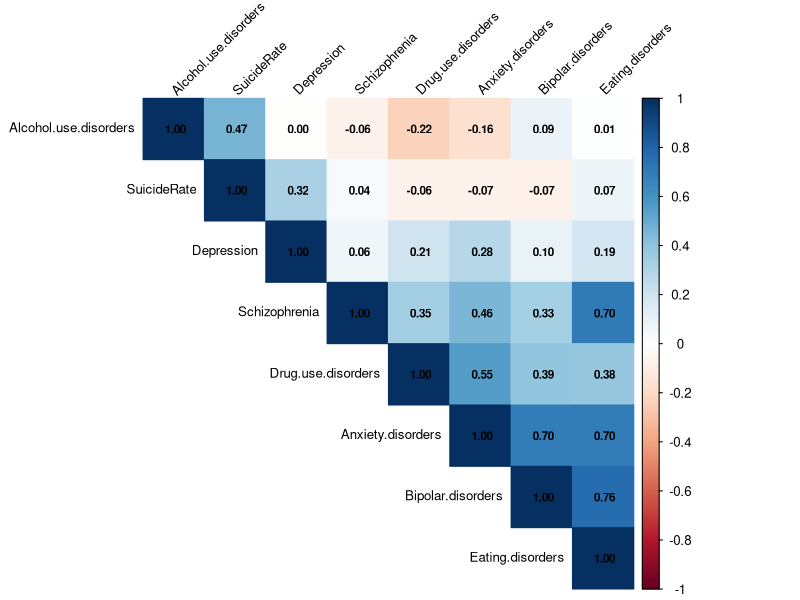
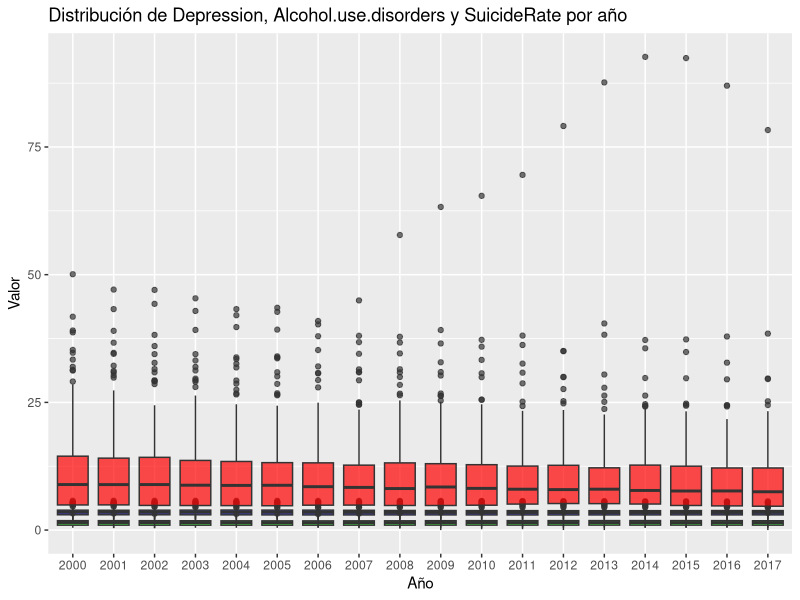

Write the R code that produced these figures, in order.
## ---- chunk 1
data <- read.csv("data/dataMH.csv")
head(data)
## ---- chunk 2
data <- subset(data, select = -c(Code, DIM_SEX))
head(data)
## ---- chunk 3
library(dplyr)
library(corrplot)

# Cambia el nombre de la columna
data <- data %>% rename(SuicideRate = VALUE_NUMERIC)

# Selecciona las columnas relevantes
data_total <- data[, c("Schizophrenia", "Bipolar.disorders", "Eating.disorders", "Anxiety.disorders", "Drug.use.disorders", "Depression", "Alcohol.use.disorders", "SuicideRate")]

# Calcula la matriz de correlación
correlation_matrix <- cor(data_total, use = "pairwise.complete.obs")

# Visualización con corrplot
corrplot(correlation_matrix, method = "color", type = "upper", order = "hclust", 
         tl.cex = 0.8, tl.col = "black", tl.srt = 45, addCoef.col = "black", number.cex = 0.7)
## ---- chunk 4
# Suponiendo que tu conjunto de datos se llama 'data'
correlation_alcohol_suicide <- cor(data$Alcohol.use.disorders, data$SuicideRate, use = "complete.obs")

# Realiza un contraste de hipótesis para la correlación
test_result <- cor.test(data$Alcohol.use.disorders, data$SuicideRate, method = "pearson")

# Imprime el resultado del contraste de hipótesis
print(test_result)
## ---- chunk 5
# Suponiendo que tu conjunto de datos se llama 'data'

# Realiza un contraste de hipótesis para la correlación entre "Depression" y "SuicideRate"
test_result_depression_suicide <- cor.test(data$Depression, data$SuicideRate, method = "pearson")

# Imprime el resultado del contraste de hipótesis
print(test_result_depression_suicide)
## ---- chunk 6
# Suponiendo que ya tienes un conjunto de datos llamado 'data'
# Y que deseas crear un nuevo dataset con las columnas específicas

# Selecciona las columnas necesarias
nuevo_dataset <- data[, c("Year", "Depression", "Alcohol.use.disorders", "SuicideRate")]

# Muestra las primeras filas del nuevo dataset
head(nuevo_dataset)
## ---- chunk 7
# Suponiendo que ya tienes un conjunto de datos llamado 'data'

library(dplyr)

# Agrupa por año y calcula la media para cada variable
nuevo_dataset_agrupado <- data %>%
  group_by(Year) %>%
  summarise(
    Media_Depression = mean(Depression, na.rm = TRUE),
    Media_Alcohol_use_disorders = mean(Alcohol.use.disorders, na.rm = TRUE),
    Media_SuicideRate = mean(SuicideRate, na.rm = TRUE)
  )

# Muestra las primeras filas del nuevo dataset agrupado
head(nuevo_dataset_agrupado)
## ---- chunk 8
# Suponiendo que ya tienes un conjunto de datos llamado 'data'
# Y que las columnas son numéricas

library(ggplot2)

# Crea un gráfico de caja para cada variable por año
grafico_caja <- ggplot(data, aes(x = as.factor(Year))) +
  geom_boxplot(aes(y = Depression), fill = "blue", alpha = 0.7) +
  geom_boxplot(aes(y = Alcohol.use.disorders), fill = "green", alpha = 0.7) +
  geom_boxplot(aes(y = SuicideRate), fill = "red", alpha = 0.7) +
  labs(title = "Distribución de Depression, Alcohol.use.disorders y SuicideRate por año",
       x = "Año",
       y = "Valor") +
  scale_fill_manual(values = c("blue", "green", "red"))

# Muestra el gráfico de caja
print(grafico_caja)
